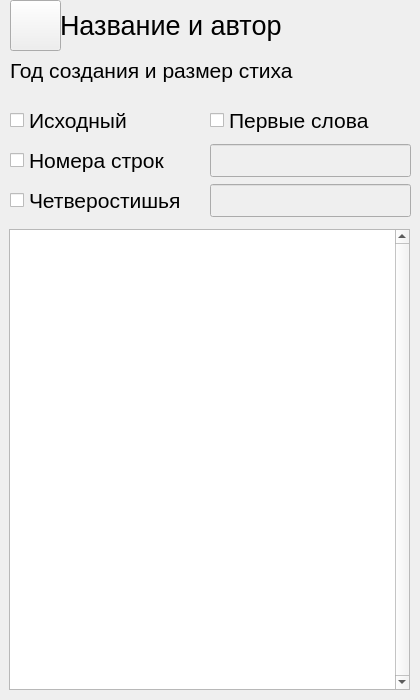
<?xml version="1.0" encoding="UTF-8"?>
<ui version="4.0">
 <class>VerseOpenForm</class>
 <widget class="QMainWindow" name="VerseOpenForm">
  <property name="geometry">
   <rect>
    <x>0</x>
    <y>0</y>
    <width>420</width>
    <height>700</height>
   </rect>
  </property>
  <property name="windowTitle">
   <string>MainWindow</string>
  </property>
  <widget class="QWidget" name="centralwidget">
   <widget class="QWidget" name="horizontalLayoutWidget">
    <property name="geometry">
     <rect>
      <x>60</x>
      <y>0</y>
      <width>351</width>
      <height>51</height>
     </rect>
    </property>
    <layout class="QHBoxLayout" name="horizontalLayout">
     <item>
      <widget class="QLabel" name="titleAndAuthorLabel">
       <property name="font">
        <font>
         <pointsize>20</pointsize>
        </font>
       </property>
       <property name="text">
        <string>Название и автор</string>
       </property>
      </widget>
     </item>
    </layout>
   </widget>
   <widget class="QWidget" name="horizontalLayoutWidget_2">
    <property name="geometry">
     <rect>
      <x>10</x>
      <y>50</y>
      <width>401</width>
      <height>41</height>
     </rect>
    </property>
    <layout class="QHBoxLayout" name="horizontalLayout_2">
     <item>
      <widget class="QLabel" name="yearAndVerseSizeLabel">
       <property name="font">
        <font>
         <pointsize>16</pointsize>
        </font>
       </property>
       <property name="text">
        <string>Год создания и размер стиха</string>
       </property>
      </widget>
     </item>
    </layout>
   </widget>
   <widget class="QWidget" name="gridLayoutWidget">
    <property name="geometry">
     <rect>
      <x>9</x>
      <y>229</y>
      <width>401</width>
      <height>461</height>
     </rect>
    </property>
    <layout class="QGridLayout" name="gridLayout">
     <item row="0" column="0">
      <widget class="QTextBrowser" name="verseText">
       <property name="verticalScrollBarPolicy">
        <enum>Qt::ScrollBarAlwaysOn</enum>
       </property>
      </widget>
     </item>
    </layout>
   </widget>
   <widget class="QWidget" name="horizontalLayoutWidget_3">
    <property name="geometry">
     <rect>
      <x>10</x>
      <y>100</y>
      <width>201</width>
      <height>41</height>
     </rect>
    </property>
    <layout class="QHBoxLayout" name="horizontalLayout_3">
     <item>
      <widget class="QCheckBox" name="sourceTextCheckBox">
       <property name="sizePolicy">
        <sizepolicy hsizetype="Minimum" vsizetype="Fixed">
         <horstretch>0</horstretch>
         <verstretch>0</verstretch>
        </sizepolicy>
       </property>
       <property name="font">
        <font>
         <pointsize>16</pointsize>
        </font>
       </property>
       <property name="text">
        <string>Исходный</string>
       </property>
       <property name="tristate">
        <bool>false</bool>
       </property>
      </widget>
     </item>
    </layout>
   </widget>
   <widget class="QWidget" name="horizontalLayoutWidget_4">
    <property name="geometry">
     <rect>
      <x>210</x>
      <y>100</y>
      <width>201</width>
      <height>41</height>
     </rect>
    </property>
    <layout class="QHBoxLayout" name="horizontalLayout_4">
     <item>
      <widget class="QCheckBox" name="firstWordCheckBox">
       <property name="font">
        <font>
         <pointsize>16</pointsize>
        </font>
       </property>
       <property name="text">
        <string>Первые слова</string>
       </property>
      </widget>
     </item>
    </layout>
   </widget>
   <widget class="QWidget" name="horizontalLayoutWidget_5">
    <property name="geometry">
     <rect>
      <x>10</x>
      <y>140</y>
      <width>201</width>
      <height>41</height>
     </rect>
    </property>
    <layout class="QHBoxLayout" name="horizontalLayout_5">
     <item>
      <widget class="QCheckBox" name="linesNumberCheckBox">
       <property name="font">
        <font>
         <pointsize>16</pointsize>
        </font>
       </property>
       <property name="text">
        <string>Номера строк</string>
       </property>
      </widget>
     </item>
    </layout>
   </widget>
   <widget class="QWidget" name="horizontalLayoutWidget_6">
    <property name="geometry">
     <rect>
      <x>10</x>
      <y>180</y>
      <width>201</width>
      <height>41</height>
     </rect>
    </property>
    <layout class="QHBoxLayout" name="horizontalLayout_6">
     <item>
      <widget class="QCheckBox" name="quatrainsNumberCheckBox">
       <property name="font">
        <font>
         <pointsize>16</pointsize>
        </font>
       </property>
       <property name="text">
        <string>Четверостишья</string>
       </property>
      </widget>
     </item>
    </layout>
   </widget>
   <widget class="QWidget" name="horizontalLayoutWidget_7">
    <property name="geometry">
     <rect>
      <x>210</x>
      <y>140</y>
      <width>201</width>
      <height>41</height>
     </rect>
    </property>
    <layout class="QHBoxLayout" name="horizontalLayout_7">
     <item>
      <widget class="QLineEdit" name="numbersOfLines">
       <property name="enabled">
        <bool>false</bool>
       </property>
       <property name="font">
        <font>
         <pointsize>16</pointsize>
        </font>
       </property>
      </widget>
     </item>
    </layout>
   </widget>
   <widget class="QWidget" name="horizontalLayoutWidget_8">
    <property name="geometry">
     <rect>
      <x>210</x>
      <y>180</y>
      <width>201</width>
      <height>41</height>
     </rect>
    </property>
    <layout class="QHBoxLayout" name="horizontalLayout_8">
     <item>
      <widget class="QLineEdit" name="numbersOfQuatrains">
       <property name="enabled">
        <bool>false</bool>
       </property>
       <property name="font">
        <font>
         <pointsize>16</pointsize>
        </font>
       </property>
      </widget>
     </item>
    </layout>
   </widget>
   <widget class="QWidget" name="horizontalLayoutWidget_9">
    <property name="geometry">
     <rect>
      <x>10</x>
      <y>0</y>
      <width>51</width>
      <height>51</height>
     </rect>
    </property>
    <layout class="QHBoxLayout" name="horizontalLayout_9">
     <item>
      <widget class="QPushButton" name="backButton">
       <property name="sizePolicy">
        <sizepolicy hsizetype="Minimum" vsizetype="Minimum">
         <horstretch>0</horstretch>
         <verstretch>0</verstretch>
        </sizepolicy>
       </property>
       <property name="text">
        <string/>
       </property>
      </widget>
     </item>
    </layout>
   </widget>
  </widget>
 </widget>
 <resources/>
 <connections/>
</ui>
